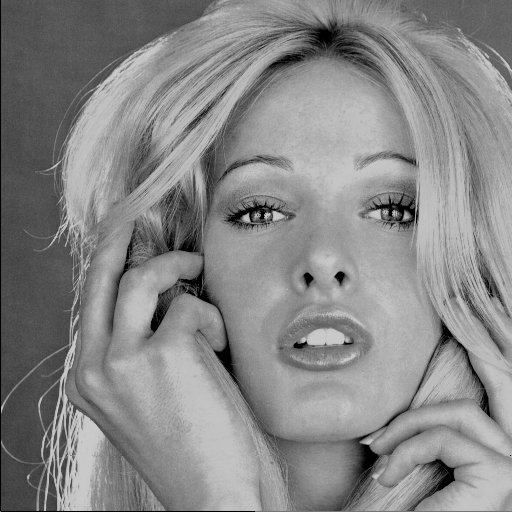
//> input picture imageProcessingOpenCV/pailaboratoare/03.12/blonde.png, 512 x 512 px
$ ./histograma blonde.png   (built with g++ and OpenCV 4)
//> lines starting //> are read from the running program, lines starting //| are printed output that depends on the picture

// Mihai Ivanovici, octombrie 2010

#include "cv.h"
#include "highgui.h"
#include <stdio.h>

void histograma_imaginii( IplImage* img );

int main( int argc, char** argv )
{
    char     *filename;
    IplImage *img;

    if( argc == 2 )
    {
        filename = ( char* )malloc( sizeof( char ) * 128 );
        filename = argv[1];
        printf( "Loading %s...\n", filename );
        img = cvLoadImage( filename, 1 );
//> img is the input picture: 512 rows x 512 cols, CV_8UC3; min 0, max 202, mean 135.1

        if( img )
        {
            cvNamedWindow( "Exemplu", 1 );
            cvShowImage( "Exemplu", img );

            histograma_imaginii( img );

            cvWaitKey(0);
            cvReleaseImage( &img );
            cvDestroyWindow( "Exemplu" );
        }
        else
        {
            printf( "This is not a valid image file\n" );
        }

        free( filename );
        return 0;
    }
    else
    {
        printf( "Image filename was not specified\n" );
        exit( -1 );
    }
}

void histograma_imaginii( IplImage* img )
{
    int		i, j;
    int		w, h;
    int     max;
    int		hist[ 256 ];
    CvScalar   pixel;
    IplImage   *histograma;

    for( i = 0; i < 256; i++ )
	     hist[ i ] = 0;

    w = img->width;
//> w = 512
    h = img->height;
//> h = 512

    for( i = 0; i < w; i++ )
    	for( j = 0; j < h; j++ )
        {
             pixel = cvGet2D( img, i, j );
             hist[ (int)(pixel.val[0]) ]++ ;
        }
//> this loop made 512 passes
//> pixel on passes 1 to 3: Scalar(101, 101, 101), Scalar(96, 96, 96), Scalar(99, 99, 99)
//> after the loop, pixel = Scalar(117, 117, 117); hist = 256 values, max 3871 at index 155, min 0 at index 203, mean 1024

    max = 0;
    for( i = 0; i < 256; i++ )
        if( hist[ i ] > max )
        {
	         max = hist[ i ];
        }
//> this loop made 256 passes
//> max on passes 1, 75, 76, 78, 79, 81, 148, 150, 151, 153, 154, 156: 2316, 2395, 2446, 2927, 3141, 3481, 3511, 3559, 3698, 3770, 3811, 3871
//> after the loop, max = 3871

    histograma = cvCreateImage( cvSize( 256, 256 ), IPL_DEPTH_32F, 3 );
    cvRectangle( histograma, cvPoint( 0, 0 ), cvPoint( 255, 255 ), cvScalar( 255, 255, 255 ), CV_FILLED );
//> histograma: 256 rows x 256 cols, CV_32FC3; every value is 255
    for( i = 0; i < 256; i++ )
         cvLine( histograma, cvPoint( i, 255 ), cvPoint( i, (int)(255 - 255.*hist[i]/max) ), cvScalar( 255, 0, 0 ), 1 );
//> this loop made 256 passes
//> pass 1, in histograma_imaginii, `cvLine( histograma, cvPoint( i, 255 ), cvPoint( i, (int)(255 - 255.*hi..`:
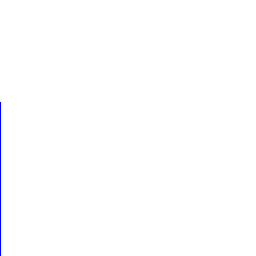
//> histograma: 256 rows x 256 cols, CV_32FC3; mean B, G, R 255, 254.4, 254.4
//> after the loop:
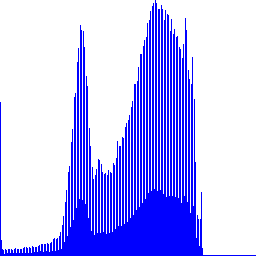
//> histograma: 256 rows x 256 cols, CV_32FC3; mean B, G, R 255, 186.4, 186.4
//> (the run ends here: the program stops with an error, at `free( filename );`)
